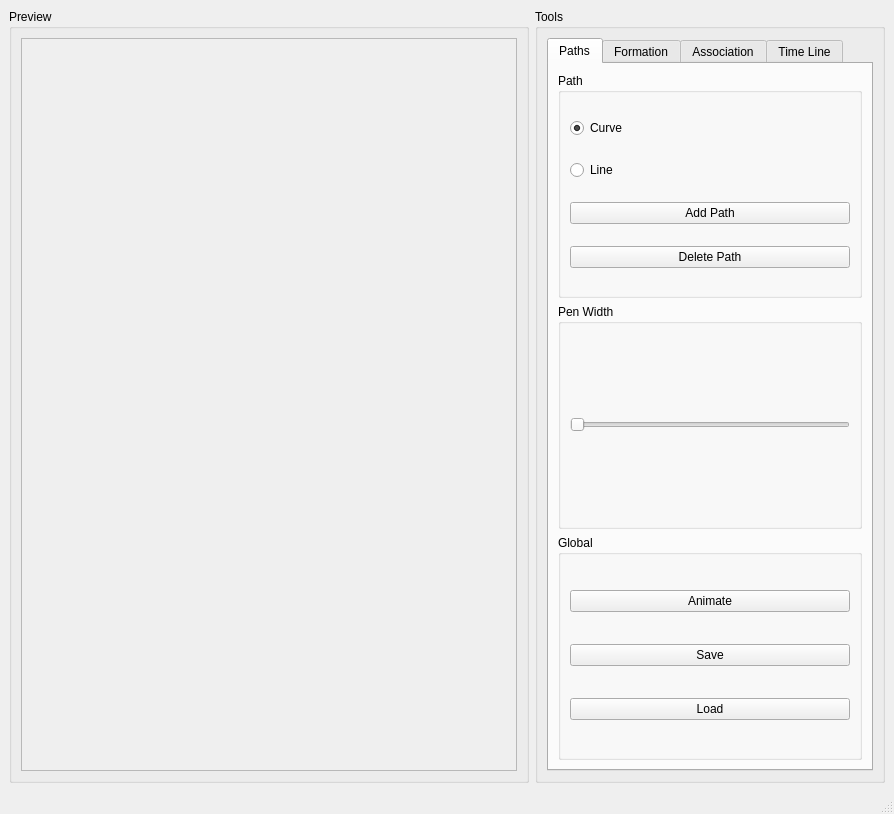
<ui version="4.0" >
 <class>MainWindow</class>
 <widget class="QMainWindow" name="MainWindow" >
  <property name="geometry" >
   <rect>
    <x>0</x>
    <y>0</y>
    <width>894</width>
    <height>814</height>
   </rect>
  </property>
  <property name="windowTitle" >
   <string>MainWindow</string>
  </property>
  <widget class="QWidget" name="centralwidget" >
   <layout class="QHBoxLayout" >
    <item>
     <widget class="QGroupBox" name="Preview" >
      <property name="title" >
       <string>Preview</string>
      </property>
      <layout class="QGridLayout" >
       <item row="0" column="0" >
        <widget class="QScrollArea" name="PreviewArea" >
         <property name="widgetResizable" >
          <bool>false</bool>
         </property>
        </widget>
       </item>
      </layout>
     </widget>
    </item>
    <item>
     <widget class="QGroupBox" name="ToolBox" >
      <property name="maximumSize" >
       <size>
        <width>350</width>
        <height>16777215</height>
       </size>
      </property>
      <property name="baseSize" >
       <size>
        <width>100</width>
        <height>0</height>
       </size>
      </property>
      <property name="title" >
       <string>Tools</string>
      </property>
      <layout class="QVBoxLayout" >
       <item>
        <widget class="QTabWidget" name="ToolsTabs" >
         <property name="currentIndex" >
          <number>0</number>
         </property>
         <widget class="QWidget" name="tab" >
          <attribute name="title" >
           <string>Paths</string>
          </attribute>
          <layout class="QVBoxLayout" name="verticalLayout" >
           <item>
            <widget class="QGroupBox" name="PathGroup" >
             <property name="title" >
              <string>Path</string>
             </property>
             <layout class="QVBoxLayout" >
              <item>
               <widget class="QRadioButton" name="Curve" >
                <property name="text" >
                 <string>Curve</string>
                </property>
                <property name="checked" >
                 <bool>true</bool>
                </property>
               </widget>
              </item>
              <item>
               <widget class="QRadioButton" name="Line" >
                <property name="text" >
                 <string>Line</string>
                </property>
               </widget>
              </item>
              <item>
               <widget class="QPushButton" name="Path_Add" >
                <property name="text" >
                 <string>Add Path</string>
                </property>
               </widget>
              </item>
              <item>
               <widget class="QPushButton" name="Path_Delete" >
                <property name="text" >
                 <string>Delete Path</string>
                </property>
               </widget>
              </item>
             </layout>
            </widget>
           </item>
           <item>
            <widget class="QGroupBox" name="PenwidthGroup" >
             <property name="title" >
              <string>Pen Width</string>
             </property>
             <layout class="QVBoxLayout" >
              <item>
               <widget class="QSlider" name="PenWidthSlider" >
                <property name="orientation" >
                 <enum>Qt::Horizontal</enum>
                </property>
               </widget>
              </item>
             </layout>
            </widget>
           </item>
           <item>
            <widget class="QGroupBox" name="GlobalGroup" >
             <property name="title" >
              <string>Global</string>
             </property>
             <layout class="QVBoxLayout" >
              <item>
               <widget class="QPushButton" name="Animate" >
                <property name="text" >
                 <string>Animate</string>
                </property>
               </widget>
              </item>
              <item>
               <widget class="QPushButton" name="Save" >
                <property name="text" >
                 <string>Save</string>
                </property>
               </widget>
              </item>
              <item>
               <widget class="QPushButton" name="Load" >
                <property name="text" >
                 <string>Load</string>
                </property>
               </widget>
              </item>
             </layout>
            </widget>
           </item>
          </layout>
         </widget>
         <widget class="QWidget" name="tab_2" >
          <attribute name="title" >
           <string>Formation</string>
          </attribute>
          <layout class="QVBoxLayout" name="verticalLayout_8" >
           <item>
            <widget class="QGroupBox" name="Formation_GroupsGroup" >
             <property name="title" >
              <string>Groups</string>
             </property>
             <layout class="QVBoxLayout" name="verticalLayout_3" >
              <item>
               <widget class="QTreeWidget" name="Formation_GroupsList" >
                <column>
                 <property name="text" >
                  <string>Objects</string>
                 </property>
                </column>
                <column>
                 <property name="text" >
                  <string>Description</string>
                 </property>
                </column>
               </widget>
              </item>
              <item>
               <widget class="QWidget" native="1" name="widget_2" >
                <layout class="QHBoxLayout" name="horizontalLayout_2" >
                 <item>
                  <widget class="QLabel" name="Formation_GroupSpeedLabel" >
                   <property name="text" >
                    <string>Speed: 0</string>
                   </property>
                  </widget>
                 </item>
                 <item>
                  <spacer name="horizontalSpacer_3" >
                   <property name="orientation" >
                    <enum>Qt::Horizontal</enum>
                   </property>
                   <property name="sizeHint" stdset="0" >
                    <size>
                     <width>40</width>
                     <height>20</height>
                    </size>
                   </property>
                  </spacer>
                 </item>
                 <item>
                  <widget class="QLabel" name="Formation_GroupDiffTimeLabel" >
                   <property name="text" >
                    <string>DiffTime: 0s</string>
                   </property>
                  </widget>
                 </item>
                 <item>
                  <spacer name="horizontalSpacer_4" >
                   <property name="orientation" >
                    <enum>Qt::Horizontal</enum>
                   </property>
                   <property name="sizeHint" stdset="0" >
                    <size>
                     <width>40</width>
                     <height>20</height>
                    </size>
                   </property>
                  </spacer>
                 </item>
                 <item>
                  <widget class="QLabel" name="label_3" >
                   <property name="text" >
                    <string>Effect Type:</string>
                   </property>
                  </widget>
                 </item>
                </layout>
               </widget>
              </item>
              <item>
               <widget class="QWidget" native="1" name="widget" >
                <layout class="QHBoxLayout" name="horizontalLayout" >
                 <item>
                  <widget class="QSlider" name="Formation_GroupSpeed" >
                   <property name="minimum" >
                    <number>1</number>
                   </property>
                   <property name="maximum" >
                    <number>100</number>
                   </property>
                   <property name="orientation" >
                    <enum>Qt::Horizontal</enum>
                   </property>
                  </widget>
                 </item>
                 <item>
                  <spacer name="horizontalSpacer" >
                   <property name="orientation" >
                    <enum>Qt::Horizontal</enum>
                   </property>
                   <property name="sizeHint" stdset="0" >
                    <size>
                     <width>40</width>
                     <height>20</height>
                    </size>
                   </property>
                  </spacer>
                 </item>
                 <item>
                  <widget class="QSlider" name="Formation_GroupDiffTime" >
                   <property name="minimum" >
                    <number>1</number>
                   </property>
                   <property name="maximum" >
                    <number>100</number>
                   </property>
                   <property name="orientation" >
                    <enum>Qt::Horizontal</enum>
                   </property>
                  </widget>
                 </item>
                 <item>
                  <spacer name="horizontalSpacer_2" >
                   <property name="orientation" >
                    <enum>Qt::Horizontal</enum>
                   </property>
                   <property name="sizeHint" stdset="0" >
                    <size>
                     <width>40</width>
                     <height>20</height>
                    </size>
                   </property>
                  </spacer>
                 </item>
                 <item>
                  <widget class="QComboBox" name="Formation_GroupEffectStyle" >
                   <item>
                    <property name="text" >
                     <string>Normal</string>
                    </property>
                   </item>
                   <item>
                    <property name="text" >
                     <string>Circle</string>
                    </property>
                   </item>
                   <item>
                    <property name="text" >
                     <string>Switch</string>
                    </property>
                   </item>
                   <item>
                    <property name="text" >
                     <string>Arc</string>
                    </property>
                   </item>
                   <item>
                    <property name="text" >
                     <string>Rotate</string>
                    </property>
                   </item>
                   <item>
                    <property name="text" >
                     <string>Fixed</string>
                    </property>
                   </item>
                  </widget>
                 </item>
                </layout>
               </widget>
              </item>
              <item>
               <widget class="QPushButton" name="Groups_Add" >
                <property name="text" >
                 <string>Add</string>
                </property>
               </widget>
              </item>
              <item>
               <widget class="QPushButton" name="Group_Edit" >
                <property name="text" >
                 <string>Edit</string>
                </property>
               </widget>
              </item>
              <item>
               <widget class="QPushButton" name="Groups_Change" >
                <property name="text" >
                 <string>Change</string>
                </property>
               </widget>
              </item>
              <item>
               <widget class="QPushButton" name="Groups_Delete" >
                <property name="text" >
                 <string>Delete</string>
                </property>
               </widget>
              </item>
             </layout>
            </widget>
           </item>
           <item>
            <widget class="QGroupBox" name="Formation_MonstersGroup" >
             <property name="title" >
              <string>Monsters</string>
             </property>
             <layout class="QVBoxLayout" name="verticalLayout_2" >
              <item>
               <widget class="QTreeWidget" name="Formation_MonstersList" >
                <property name="selectionMode" >
                 <enum>QAbstractItemView::MultiSelection</enum>
                </property>
                <column>
                 <property name="text" >
                  <string>Objects</string>
                 </property>
                </column>
                <column>
                 <property name="text" >
                  <string>Description</string>
                 </property>
                </column>
               </widget>
              </item>
              <item>
               <widget class="QLabel" name="Monster_ColorLabel" >
                <property name="text" >
                 <string>Color : 1</string>
                </property>
               </widget>
              </item>
              <item>
               <widget class="QSlider" name="Monster_Color" >
                <property name="minimum" >
                 <number>1</number>
                </property>
                <property name="maximum" >
                 <number>5</number>
                </property>
                <property name="orientation" >
                 <enum>Qt::Horizontal</enum>
                </property>
                <property name="tickPosition" >
                 <enum>QSlider::TicksAbove</enum>
                </property>
                <property name="tickInterval" >
                 <number>1</number>
                </property>
               </widget>
              </item>
              <item>
               <widget class="QLabel" name="Monster_SizeLabel" >
                <property name="text" >
                 <string>Size : 1</string>
                </property>
               </widget>
              </item>
              <item>
               <widget class="QSlider" name="Monster_Size" >
                <property name="minimum" >
                 <number>1</number>
                </property>
                <property name="maximum" >
                 <number>5</number>
                </property>
                <property name="orientation" >
                 <enum>Qt::Horizontal</enum>
                </property>
                <property name="tickPosition" >
                 <enum>QSlider::TicksAbove</enum>
                </property>
                <property name="tickInterval" >
                 <number>1</number>
                </property>
               </widget>
              </item>
              <item>
               <widget class="QPushButton" name="Monsters_Add" >
                <property name="text" >
                 <string>Add</string>
                </property>
               </widget>
              </item>
              <item>
               <widget class="QPushButton" name="Monsters_Change" >
                <property name="text" >
                 <string>Change</string>
                </property>
               </widget>
              </item>
              <item>
               <widget class="QPushButton" name="Monsters_Delete" >
                <property name="text" >
                 <string>Delete</string>
                </property>
               </widget>
              </item>
             </layout>
            </widget>
           </item>
          </layout>
         </widget>
         <widget class="QWidget" name="tab_3" >
          <attribute name="title" >
           <string>Association</string>
          </attribute>
          <layout class="QVBoxLayout" name="verticalLayout_4" >
           <item>
            <widget class="QGroupBox" name="Association_AssociationGroup" >
             <property name="title" >
              <string>Association</string>
             </property>
             <layout class="QVBoxLayout" name="verticalLayout_5" >
              <item>
               <widget class="QLabel" name="label_4" >
                <property name="text" >
                 <string>Groups</string>
                </property>
               </widget>
              </item>
              <item>
               <widget class="QTreeWidget" name="Association_GroupsList" >
                <column>
                 <property name="text" >
                  <string>Objects</string>
                 </property>
                </column>
                <column>
                 <property name="text" >
                  <string>Description</string>
                 </property>
                </column>
               </widget>
              </item>
              <item>
               <widget class="QLabel" name="label_5" >
                <property name="text" >
                 <string>Paths</string>
                </property>
               </widget>
              </item>
              <item>
               <widget class="QTreeWidget" name="Association_PathsList" >
                <column>
                 <property name="text" >
                  <string>Objects</string>
                 </property>
                </column>
                <column>
                 <property name="text" >
                  <string>Description</string>
                 </property>
                </column>
               </widget>
              </item>
              <item>
               <widget class="QPushButton" name="Association_Associate" >
                <property name="text" >
                 <string>Associate</string>
                </property>
               </widget>
              </item>
              <item>
               <widget class="QLabel" name="label_6" >
                <property name="text" >
                 <string>Type</string>
                </property>
               </widget>
              </item>
              <item>
               <widget class="QComboBox" name="Association_Type" >
                <item>
                 <property name="text" >
                  <string>Normal</string>
                 </property>
                </item>
                <item>
                 <property name="text" >
                  <string>When Player is Found</string>
                 </property>
                </item>
               </widget>
              </item>
              <item>
               <widget class="QLabel" name="Association_TimeLabel" >
                <property name="text" >
                 <string>Time Before : 0 s</string>
                </property>
               </widget>
              </item>
              <item>
               <widget class="QSlider" name="Association_TimeBefore" >
                <property name="maximum" >
                 <number>100</number>
                </property>
                <property name="orientation" >
                 <enum>Qt::Horizontal</enum>
                </property>
               </widget>
              </item>
             </layout>
            </widget>
           </item>
          </layout>
         </widget>
         <widget class="QWidget" name="tab_4" >
          <attribute name="title" >
           <string>Time Line</string>
          </attribute>
          <layout class="QVBoxLayout" name="verticalLayout_7" >
           <item>
            <widget class="QGroupBox" name="Time_OrderGroup" >
             <property name="title" >
              <string>Groups  Order</string>
             </property>
             <layout class="QVBoxLayout" name="verticalLayout_6" >
              <item>
               <widget class="QLabel" name="label" >
                <property name="text" >
                 <string>Global Groups Order :</string>
                </property>
               </widget>
              </item>
              <item>
               <widget class="QTreeWidget" name="Time_GroupsList" >
                <property name="autoFillBackground" >
                 <bool>false</bool>
                </property>
                <property name="sortingEnabled" >
                 <bool>false</bool>
                </property>
                <column>
                 <property name="text" >
                  <string>Objects</string>
                 </property>
                </column>
                <column>
                 <property name="text" >
                  <string>Description</string>
                 </property>
                </column>
               </widget>
              </item>
              <item>
               <widget class="QPushButton" name="Time_GroupUp" >
                <property name="text" >
                 <string>Up</string>
                </property>
               </widget>
              </item>
              <item>
               <widget class="QPushButton" name="Time_GroupDown" >
                <property name="text" >
                 <string>Down</string>
                </property>
               </widget>
              </item>
              <item>
               <widget class="QLabel" name="label_2" >
                <property name="text" >
                 <string>Time Order For Current Group :</string>
                </property>
               </widget>
              </item>
              <item>
               <widget class="QTreeWidget" name="Time_GroupOrder" >
                <property name="autoFillBackground" >
                 <bool>false</bool>
                </property>
                <property name="sortingEnabled" >
                 <bool>false</bool>
                </property>
                <column>
                 <property name="text" >
                  <string>Objects</string>
                 </property>
                </column>
                <column>
                 <property name="text" >
                  <string>Description</string>
                 </property>
                </column>
               </widget>
              </item>
              <item>
               <widget class="QPushButton" name="Time_Delete" >
                <property name="text" >
                 <string>Delete</string>
                </property>
               </widget>
              </item>
              <item>
               <widget class="QPushButton" name="Time_OrderUp" >
                <property name="text" >
                 <string>Up</string>
                </property>
               </widget>
              </item>
              <item>
               <widget class="QPushButton" name="Time_OrderDown" >
                <property name="text" >
                 <string>Down</string>
                </property>
               </widget>
              </item>
             </layout>
            </widget>
           </item>
          </layout>
         </widget>
        </widget>
       </item>
      </layout>
     </widget>
    </item>
   </layout>
  </widget>
  <widget class="QMenuBar" name="menubar" >
   <property name="geometry" >
    <rect>
     <x>0</x>
     <y>0</y>
     <width>894</width>
     <height>21</height>
    </rect>
   </property>
  </widget>
  <widget class="QStatusBar" name="statusbar" />
 </widget>
 <resources/>
 <connections/>
</ui>
